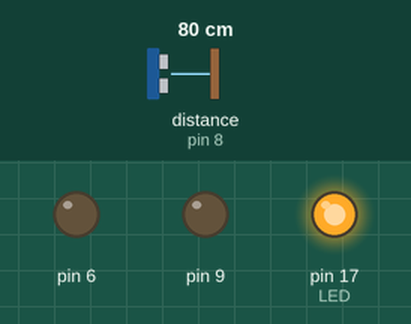
The sketch below on a simulated Arduino Uno, built with avr-gcc and run on an emulated ATmega328P. Parts: output pins drawn as LEDs (lit = HIGH). Inputs (shaded band) come from the test bench; at power-on: distance to the obstacle (sensor on pin 8) 80 cm.

Above: at 0.1 s.
Timing chart, 0 to 1.6 s (numbered marks = the images above):
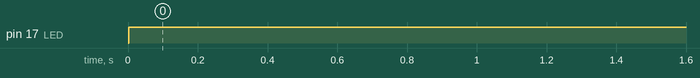

Measured:
- by itself, pin 17 (LED): LOW → HIGH at 0.00 s

The sketch:

RemoteControl_Receiver.ino
```cpp
#include <NewPing.h>

#include <IRremote.h>
#include <CppList.h>
#include <IRremoteInt.h>

#include <Motor.h>

#include <IR.h>

#define WHEEL0 6
#define WHEEL1 9
#define MOTORENA 20
#define MSG_FWD 0
#define MSG_BACK 1
#define MSG_LEFT 2
#define MSG_RIGHT 3
#define MSG_SLOW 4
#define MSG_FAST 5
#define SLOW 75
#define FAST 125
#define MAXDIST 8
#define TURNSPEED 40
int LED = 17;
IR ir;
Motor motor(WHEEL0, WHEEL1, MOTORENA);
NewPing sonar(7, 8, 200);


int IT=0;
int motorSpeed = FAST; //75 slow, 125 fast (127 max)
void setup(){
	Serial.begin(9600);
	pinMode(LED,OUTPUT);
}
#define BIG 200
#define LITTLE 20
void loop(){
        digitalWrite(LED,HIGH);
	int res = ir.getMessage();
        if(res != -1){
          digitalWrite(LED,LOW);
        }
        int waddupson = sonar.ping_in();
	if(res == MSG_FWD ){
	      motor.forward(motorSpeed);
              Serial.println("forwards");
	}else if(res == MSG_BACK){
	    motor.backward(motorSpeed);
            Serial.println("backwards");
	}else if(res == MSG_LEFT){
	    motor.turnLeft(TURNSPEED);
            Serial.println("left");
	}else if(res == MSG_RIGHT){
	    motor.turnRight(TURNSPEED);
            Serial.println("right");
        } else if (res != -1 || (waddupson < MAXDIST && waddupson)){
            motor.stop();
        }
	delay(200);
}
```
